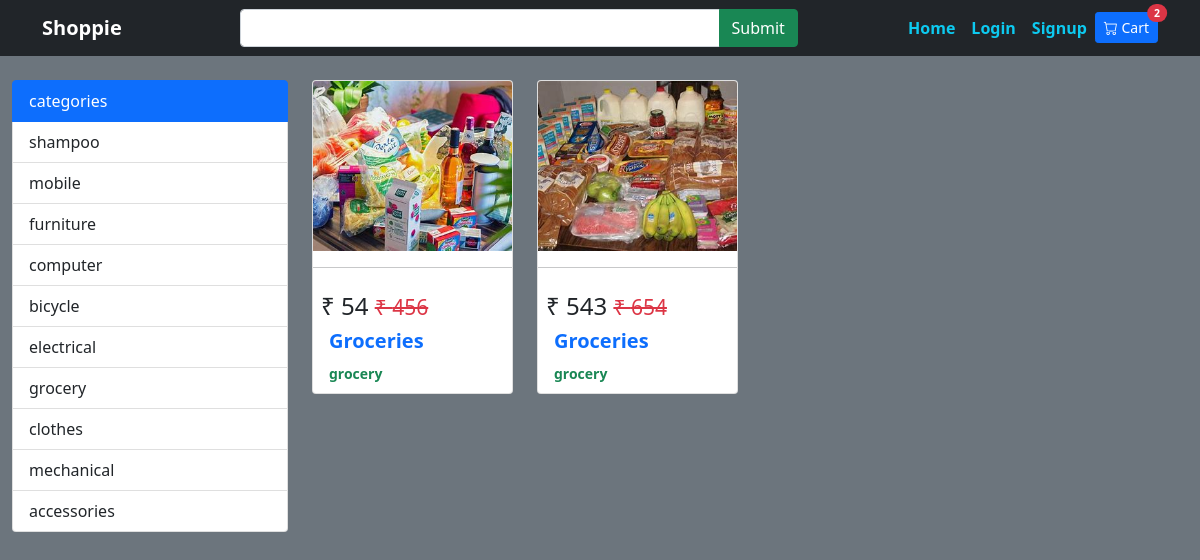
The app's page /index.php?cat=8 with its own data.
### tables this page shows
CREATE TABLE `category` (
  `cat_id` int(11) NOT NULL,
  `cat_title` varchar(200) NOT NULL
);

CREATE TABLE `products` (
  `id` int(11) NOT NULL,
  `title` varchar(200) NOT NULL,
  `category` varchar(200) NOT NULL,
  `image` varchar(200) DEFAULT NULL,
  `brand` varchar(200) NOT NULL,
  `price` float NOT NULL,
  `discount_price` float NOT NULL,
  `description` text NOT NULL
);

### include/config.php (called while the page is built, shortened)
<?php
$connect= mysqli_connect(HOST,USER,PASS,DB) or die("db connection fail");
   function calling($table){
       global $connect;
       $array = [];
       $query = mysqli_query($connect,"select * from $table");
       while($row = mysqli_fetch_array($query)){
           $array[] = $row;
       }
       return $array;
   }
?>

### index.php (the view, shortened to what this page needs)
 <?php include "include/config.php";?>
<!DOCTYPE html>
<html lang="en">
<head>
    <link rel="stylesheet" href="https://cdn.jsdelivr.net/npm/bootstrap-icons@1.8.1/font/bootstrap-icons.css">
<link href="https://cdn.jsdelivr.net/npm/bootstrap@5.1.3/dist/css/bootstrap.min.css" rel="stylesheet">
</head>
<body class="bg-secondary">
    <?php include "include/nav.php";?>
    <div class="container-fluid mt-4 ">
        <div class="row">
            <div class="col-3">
         <?php include "include/side.php";?>
            <div class="col-9">
                <div class="row">
                    <?php
                    $callingproduct = calling("products JOIN category ON products.category = category.cat_id");
                    if(isset($_GET['cat'])){
                        $cat = $_GET['cat'];
                        $callingproduct = calling("products JOIN category ON products.category = category.cat_id where category='$cat'");
                    }
                    elseif(isset($_GET['find'])){
                        $search = $_GET['search'];
                        $callingproduct = calling("products JOIN category ON products.category = category.cat_id where title LIKE '%$search%'");
                    }
                    foreach ($callingproduct as $value){
                        ?>
                        <div class="col-3">
                            <div class="card mb-3">
                            <img src="productimages/<?= $value['image'];?>" alt="" class="card-img-top" style="object-fit:cover; height:170px;"><hr>
                            <div class="card-body p-2">
                                <h2 class="h4">
                                    <span class="">₹ <?= $value['discount_price'];?></span>
                                    <del class="small text-danger "> ₹ <?= $value['price'];?></del ></h2>
                                <h5> <b class='m-0 p-0 text-truncate text-primary ms-2'><?= $value['title'];?></b></h5>
                                <small><b class='m-0 p-0 text-success text-truncate ms-2'><?= $value['cat_title'];?></b></small>
                            </div>
                            </div>
                        </div>
                   <?php } ?>
                </div>
            </div>
        </div>
    </div>
</body>
</html>

### include/side.php
<div class="list-group">
                    <div class="list-group-item list-group-item-action active">categories </div>
                    <?php
                    $callingcat = calling("category");
                    foreach($callingcat as $cat){
                        $id = $cat['cat_id'];
                        $title = $cat['cat_title'];
                        echo "<a href='index.php?cat=$id' class='list-group-item list-group-item-action'>$title</a>";
                    }
                    ?>
                </div>
            </div>

### records on screen
category: cat_title "shampoo"
category: cat_title "mobile"
category: cat_title "furniture"
category: cat_title "computer"
category: cat_title "bicycle"
category: cat_title "electrical"
category: cat_title "grocery"
category: cat_title "clothes"
category: cat_title "mechanical"
category: cat_title "accessories"
products: image (picture), discount_price "54", price "456", title "Groceries", category.cat_title "grocery"
products: image (picture), discount_price "543", price "654", title "Groceries", category.cat_title "grocery"
